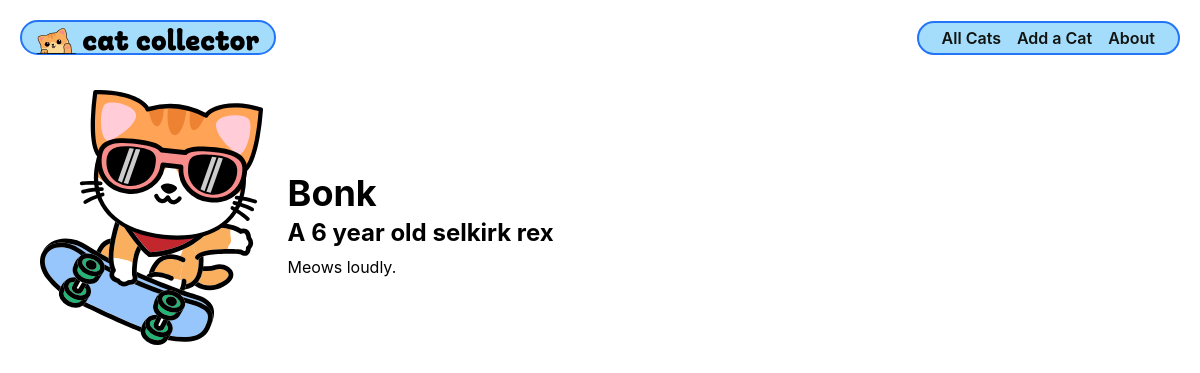
Screenshot of /cats/4/ with the database file from the repository.
### main_app/models.py (models this page shows, shortened)
class Cat(models.Model):
    name = models.CharField(max_length=100)
    breed = models.CharField(max_length=100)
    description = models.TextField()
    age = models.IntegerField()

### main_app/views.py (the view)
# urls.py: path('cats/<int:cat_id>/', views.cat_detail, name='cat_detail'),  # Updated name
def cat_detail(request, cat_id):
    cat = Cat.objects.get(id=cat_id)
    return render(request, 'cats/detail.html', {
        'cat': cat
    })

### main_app/templates/cats/detail.html
{% extends 'base.html' %}
{% load static %}
{% block head %}
<link rel="stylesheet" href="{% static 'css/cats/cat-detail.css' %}" />
{% endblock %}
{% block content %}
<section class="cat-container">
  <div class="cat-img">
    <img src="{% static 'images/sk8r-boi-cat.svg' %}" alt="A skater boy cat" />
  </div>
  <div class="cat-details">
    <h1>{{ cat.name }}</h1>
    {% if cat.age > 0 %}
      <h2>A {{ cat.age }} year old {{ cat.breed }}</h2>
    {% else %}
      <h2>A {{ cat.breed }} kitten.</h2>
    {% endif %}
    <p>{{ cat.description }}</p>
  </div>
</section>
{% endblock %}

### main_app/static/css/base.css (style rules this page uses)
html { box-sizing: border-box; }
*, *::before, *::after { box-sizing: inherit; }
:root { font-size: 62.5%; }
body { margin: 0; display: flex; flex-direction: column; align-items: center; font-family: -apple-system, BlinkMacSystemFont, 'Segoe UI', 'Roboto', 'Oxygen', 'Ubuntu', 'Cantarell', 'Fira Sans', 'Droid Sans', 'Helvetica Neue', sans-serif; min-height: 100vh; --nav-bg: rgba(104, 197, 248, 0.7); --nav-bg-ff: rgba(104, 197, 248, 0.9); --borders: rgb(36, 116, 248) solid 2px; --text-color: rgb(17, 20, 17); --link-hover-color: rgb(16, 56, 158); --button-bg: rgb(245, 245, 245); --button-bg-hover: rgb(226, 226, 226); --submit: rgb(26, 128, 0); --warn: rgb(255, 102, 0); --danger: rgb(220, 20, 30); --secondary: rgb(57, 57, 57); --card-box-shadow: 5px 5px 6px -1px #aaa; --font-xtreme: 4.2rem; --font-xxl: 3.6rem; --font-xl: 2.4rem; --font-l: 1.8rem; --font-reg: 1.6rem; --card-border-radius: 6px; }
h2 { font-size: var(--font-xl); }

### main_app/static/css/cats/cat-detail.css (style rules this page uses)
.cat-container { padding: 35px 30px; display: flex; flex-direction: column; align-items: center; justify-content: center; }
.cat-img { width: 75%; max-width: 350px; }
.cat-details { width: 98%; }
.cat-details h1 { font-size: var(--font-xxl); margin: 15px 0 3px; }
.cat-details h2 { font-size: var(--font-xl); margin: 0 0 10px; margin-top: 0; margin-bottom: 10px; }
.cat-details p { font-size: var(--font-reg); margin: 5px 0; }
@media only screen and (min-width: 768px) { .cat-container { padding: 35px 30px; flex-direction: row; align-items: center; justify-content: start; } }
@media only screen and (min-width: 768px) { .cat-img { width: 25%; max-width: 250px; margin-right: 25px; } }

### rows the page displays
Cat: name "Bonk", age "6", breed "selkirk rex", description "Meows loudly."
